Frame 1 (no input): blank canvas, image omitted
Frame 60 (the mouse pressed at the canvas centre just before this capture): blank canvas, image omitted
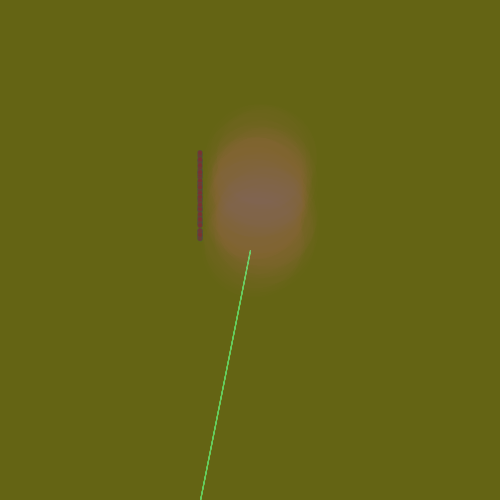
Frame 120 (the mouse held since frame 60 and released just before this capture)

The Processing sketch whose frames 1 and 60 were blank and that drew this single picture after the mouse press (run headless with seeded random() and noise(); from frame 60 on, the mouse is pressed at the canvas centre):

// Processing sketch: processing_2444
// ── processing_2444.pde

boolean isDrawing = false; 
 
//this is the setup wrapper. Anything in here happens once at the start of the program. 
 
void setup() { 
  size(500,500); 
  background(100,100,20);  
  smooth();
  fill(0,0,0,50); 
   
   
}; 
 
//this is the draw wrapper. Anything in here happens once per frame.  
 
void draw(){ 
   
 if (isDrawing){ 
   

  stroke(100,200,100,30); 
  line(200,500,mouseX,mouseY); 
  stroke(50,102,70,70);
  fill(120,50,50,250);
  ellipse(mouseX-50, mouseY-random(10,100), 5,5);
  noStroke();
  fill(255,25,200,1);
  ellipse(mouseX+random(1,20), mouseY-random(1,100), 100,100);

  

 
 }; 
   
}; 
 
 
void mousePressed(){ 
  isDrawing = !isDrawing; 
}; 
